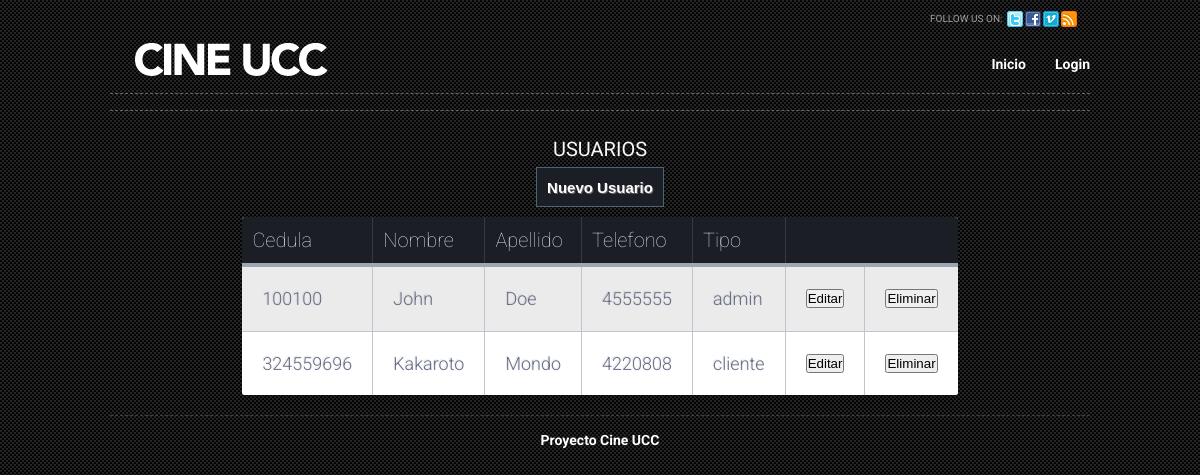
Before: /usuarios.php with the older database file.
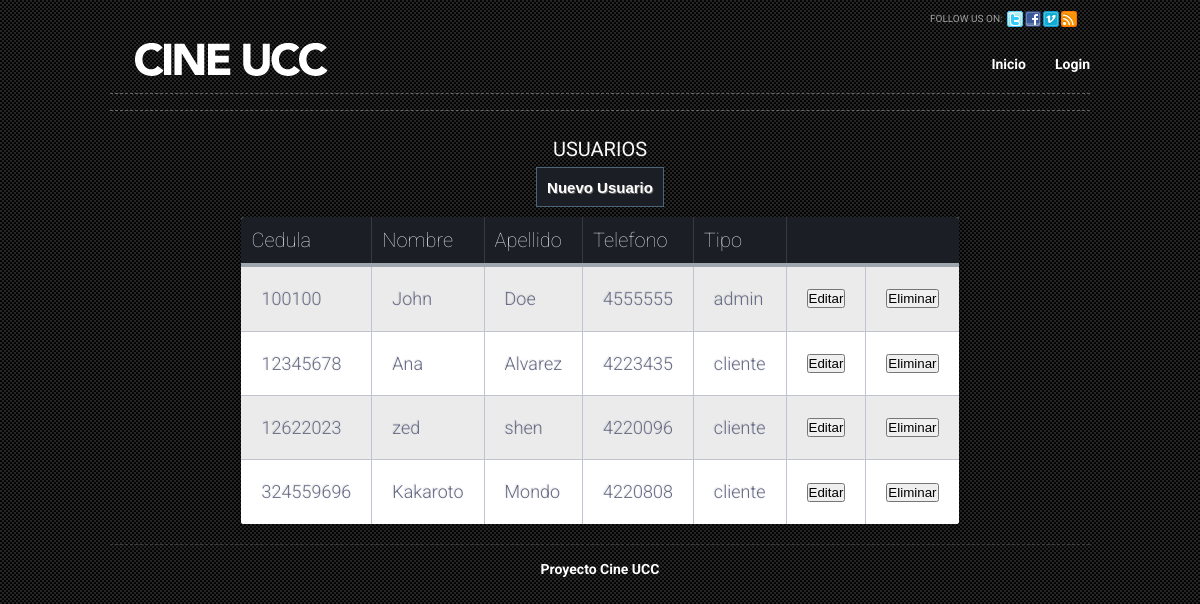
After: the same page with the newer database file.
### tables this page shows
CREATE TABLE IF NOT EXISTS `usuario` (
  `cedula` int(11) NOT NULL,
  `nombre` varchar(45) NOT NULL,
  `apellido` varchar(45) NOT NULL,
  `telefono` varchar(45) NOT NULL,
  `password` varchar(20) NOT NULL,
  `tipo` varchar(45) NOT NULL DEFAULT 'cliente'
);

### tablaUsuarios.php (the view, shortened to what this page needs)
<?php
$link = conectar();
$sql = "SELECT * FROM usuario";
$query = mysql_query($sql, $link);
if (mysql_num_rows($query) != 0) {
    while ($line = mysql_fetch_array($query)) {
        echo '<tr>';
        echo "<td>" . $line['cedula'] . "</td>";
        echo "<td>" . $line['nombre'] . "</td>";
        echo "<td>" . $line['apellido'] . "</td>";
        echo "<td>" . $line['telefono'] . "</td>";
        echo "<td>" . $line['tipo'] . "</td>";
        echo "<td><a href='registro.php?cedula=" . $line["cedula"] . "'>
                    <button>Editar</button></a></td>";
        echo "<td ><a href='eliminarUsuario.php?cedula=" . $line["cedula"] . "'>
                   <button onclick='return confirm(\"Seguro que desea eliminar este Usuario?\")';' >
                   Eliminar</button></a></td>";
        echo "</tr>";
    }
} else {
    echo '<tr>';
    echo '<td colspan=5> No hay registros en la base de datos</td>';
    echo '</tr>';
}

Changed rows visible on the page:
added usuario: cedula "12345678", nombre "Ana", apellido "Alvarez", telefono "4223435", tipo "cliente"
added usuario: cedula "12622023", nombre "zed", apellido "shen", telefono "4220096", tipo "cliente"
